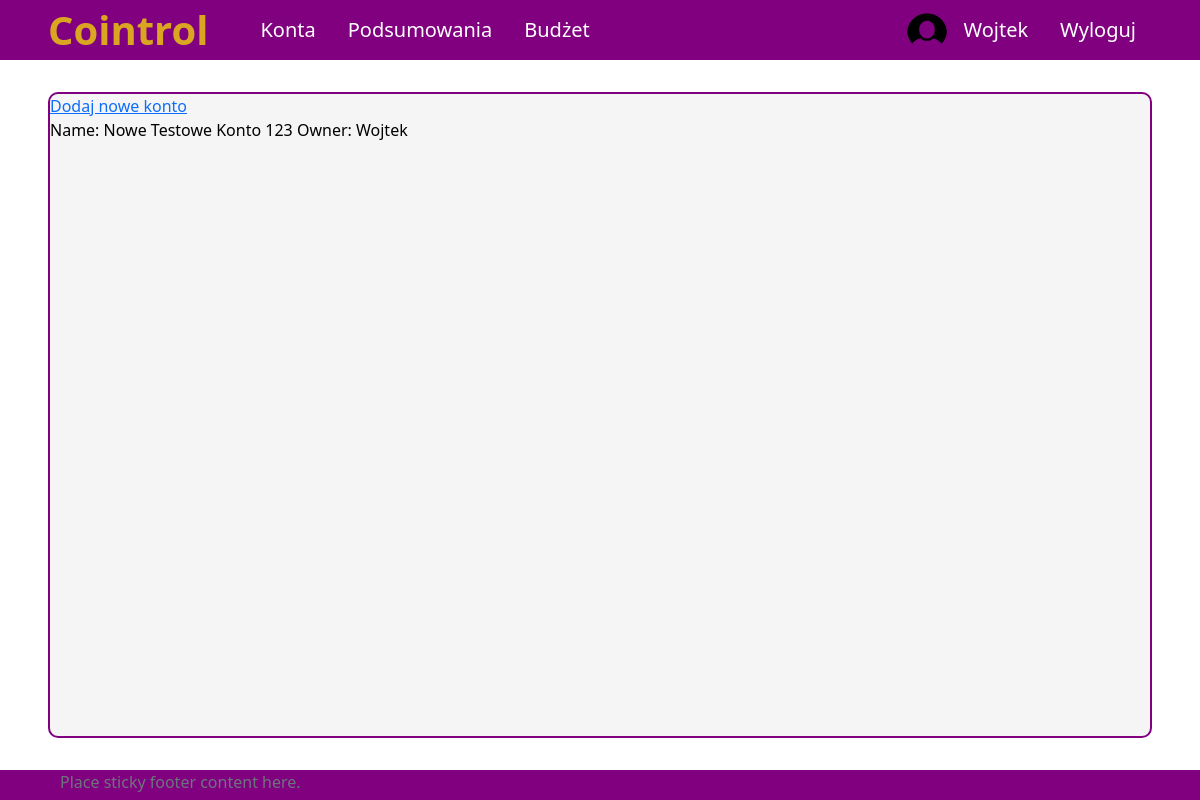
Before: /all-accounts (signed in) with the older database file.
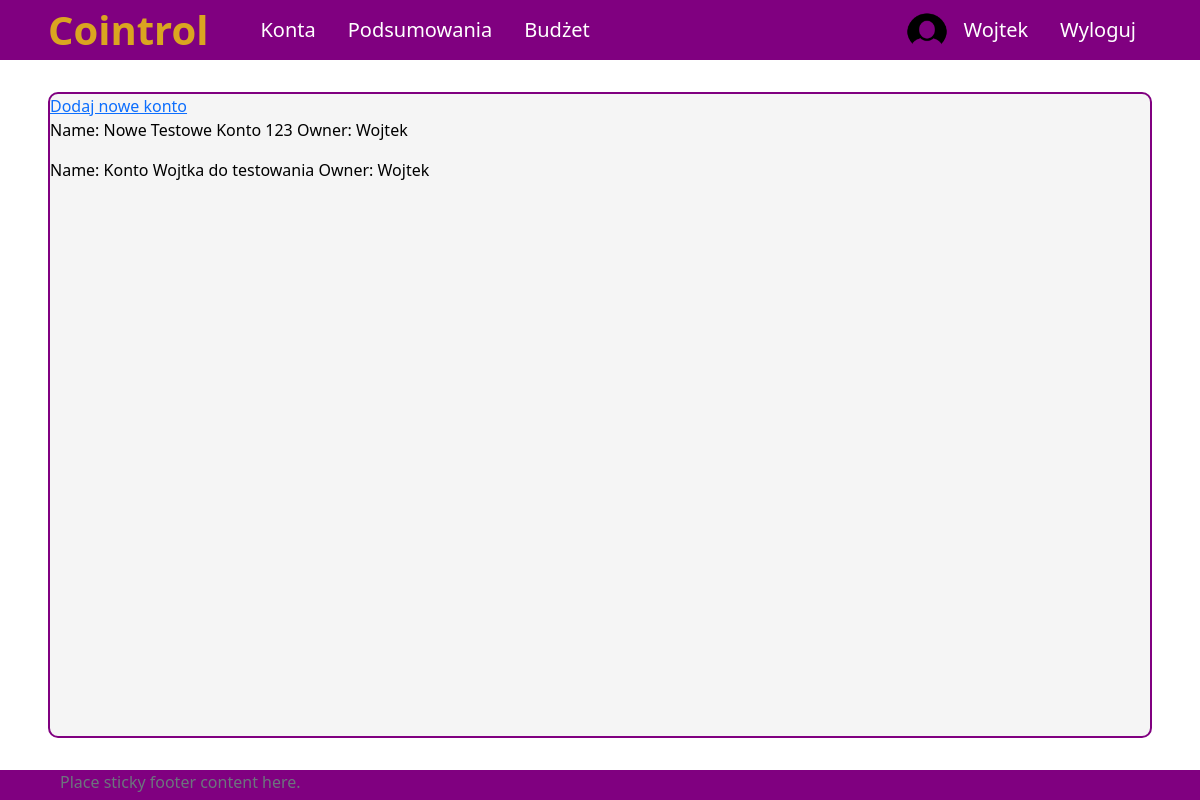
After: the same page with the newer database file.
### aplication/models.py (models this page shows, shortened)
class Account(models.Model):
    owner = models.ForeignKey(Profile, null=True, blank=True, on_delete=models.CASCADE)
    name = models.CharField(max_length=255)
    is_shared = models.BooleanField(default=False)
    id = models.UUIDField(default=uuid.uuid4, unique=True,
                            primary_key=True, editable=False)

### UsersApp/models.py (models this page shows)
class Profile(models.Model):
    user = models.OneToOneField(User, on_delete=models.CASCADE, null=True, blank=True)
    name = models.CharField(max_length=200, blank=True, null=True)
    email = models.EmailField(max_length=400, null=True, blank=True)
    username = models.CharField(max_length=200, blank=True, null=True)
    image = models.ImageField(null=True, blank=True)
    created = models.DateTimeField(auto_now_add=True)
    id = models.UUIDField(default=uuid.uuid4, unique=True,
                            primary_key=True, editable=False)
    def __str__(self):
        return str(self.username)

### aplication/views.py (the view)
# urls.py: path('all-accounts', allAccounts, name='all-accounts'),
@login_required(login_url='login')
def allAccounts(request):
    accounts = Account.objects.all()
    user_accounts = accounts.filter(owner=request.user.profile)
    context = {'accounts': user_accounts}
    return render(request, 'application/all-accounts.html', context)

### templates/application/all-accounts.html
{% extends 'application/base.html' %}
{% block content %}
<a href="{% url 'create-account' %}">Dodaj nowe konto</a>
{% for account in accounts %}
    <p>Name: {{account.name}} Owner: {{account.owner}}</p>
{% endfor %}
{% endblock %}

Changed rows visible on the page:
added Account: name "Konto Wojtka do testowania", owner "Wojtek"
